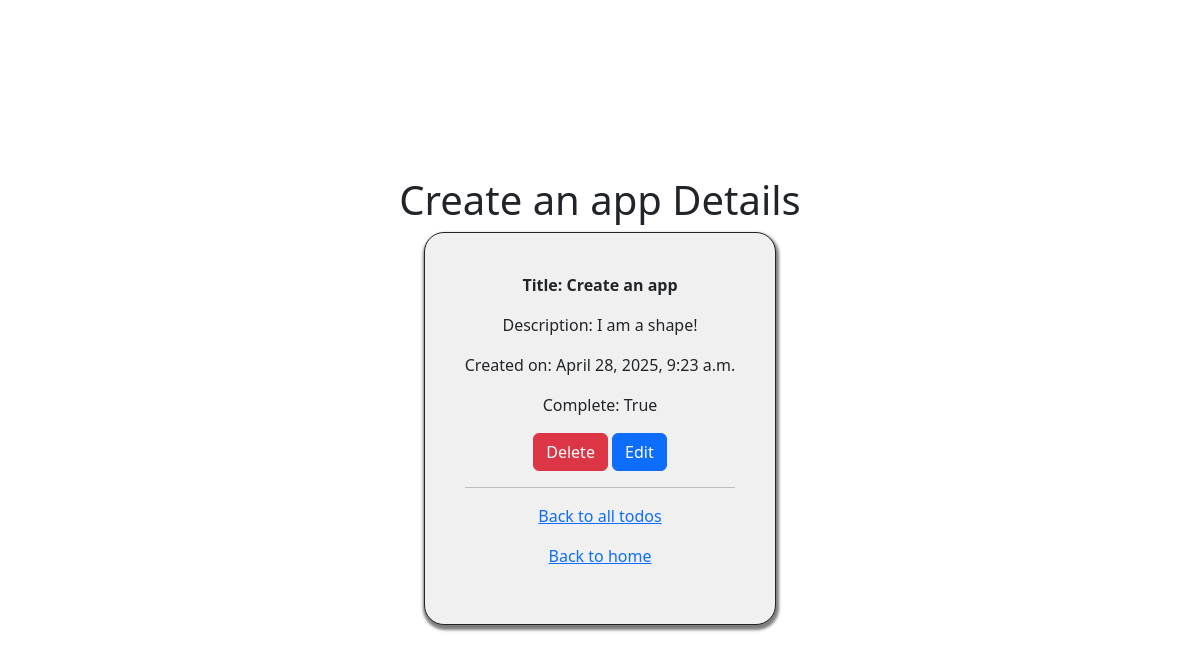
Page /details/6 on the committed database.
### todoapp/models.py (models this page shows, shortened)
class Task(models.Model):
    user = models.ForeignKey(User, on_delete=models.CASCADE, null=True, blank=True)
    title = models.CharField(max_length=200)
    description= models.TextField(null=True,blank=True)
    complete=models.BooleanField(default=False)
    create= models.DateTimeField(auto_now_add=True)
    class Meta:
        ordering=['-create']

### todoapp/views.py (the view, shortened to what this page needs)
# urls.py: path('details/<int:id>',views.todo_details,name='details')
def todo_details(request,id):
    detail=Task.objects.get(id=id)
    context={"todo_details":detail}
    return render (request,'todoapp/tododetails.html',context)

### todoapp/templates/todoapp/tododetails.html (shortened to what this page needs)
<!DOCTYPE html>
<html>
  <head>
    <link
    rel="stylesheet"
    href="https://cdn.jsdelivr.net/npm/bootstrap@5.3.0/dist/css/bootstrap.min.css"
  />
  </head>
  <header>
    <h1>{{todo_details.title}} Details</h1>
  </header>
  <body>
    <div class="container" >
    <p><strong> Title: {{todo_details.title}}</strong></p>
    <p class="card-text" >Description: {{todo_details.description}}</p>
    <p class="card-text" >Created on: {{todo_details.create}}</p>
    <p class="card-text" >Complete: {{todo_details.complete}}</p>
    <form method="post">
      <button name="delete" value="{{todo_details.id}}" class="btn btn-danger">Delete</button>
      <button name="edit" value="{{todo_details.id}}" class="btn btn-primary">Edit</button>
    </form>
    <hr />
    <P><a href= {% url "view_todo" %}> Back to all todos </a></p>
   <p> <a href= {% url "home" %}> Back to home </a></p>
</div>
  </body>
</html>

### todoapp/templates/todoapp/tododetails.html (style rules this page uses)
html, body { height: 100%; margin: 0; }
body { display: flex; flex-direction:column; justify-content: center; align-items: center; }
.container { border: 1px solid; border-radius:20px; background-color: #f0f0f0; box-shadow: 1px 3px 3px 2px rgba(0, 0, 0, 0.509); padding: 40px; width: fit-content; text-align: center; }

### rows in the picture
Task: title "Create an app", description "I am a shape!", create "April 28, 2025, 9:23 a.m.", complete "True"
